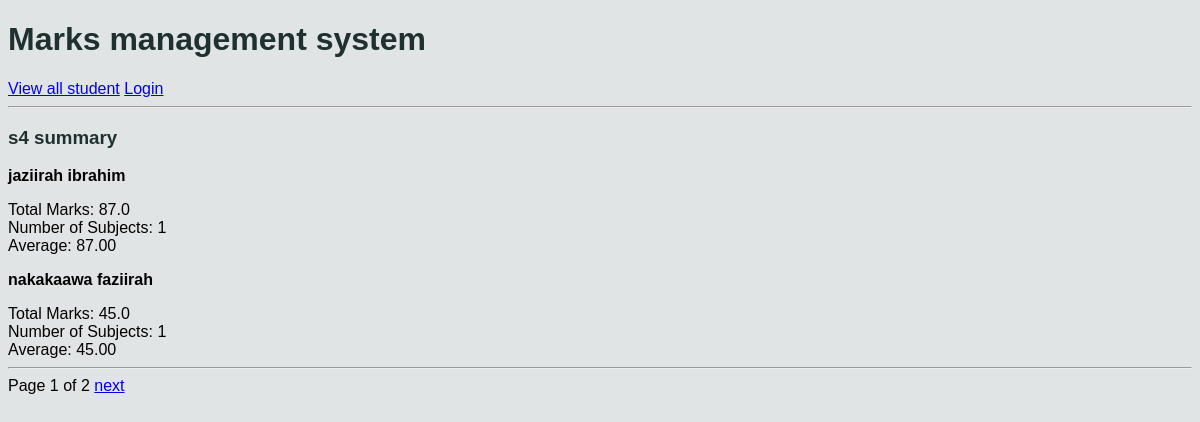
The app's page /students/class/details/s4/ with its own data.
### students/models.py (models this page shows, shortened)
class Student(db.Model):
    fname = db.CharField(max_length=100)
    lname = db.CharField(max_length=100)
    student_class = db.CharField(max_length=10)
    age = db.IntegerField(max_length=3)
    student_number = db.IntegerField(unique=True)

### students/views.py (the view)
# urls.py: path("class/details/<str:clas>/", views.class_info, name="class_info"),
def class_info(request, clas):
    students = Student.objects.filter(student_class=clas)
    students = students.annotate(
        total=Sum("marks__score"),
        average=Avg("marks__score"),
        subjects=Count("marks__id")
    ).order_by("-average")
    paginator = Paginator(students, 2)
    page_no = request.GET.get("page")
    page_obj = paginator.get_page(page_no)
    context = {
        "students": page_obj,
        "class": clas,
        "page_obj": page_obj
    }
    return render(request, "students/class_info.html", context)

### students/templates/students/class_info.html (shortened to what this page needs)
{% extends "students/base.html" %}
{% block content %}
<h3>{{ class }} summary</h3>
{% for student in students %}
    <p> <b>{{ student.fname }} {{ student.lname }}</b> </p>
    Total Marks: {{ student.total }} <br>
    Number of Subjects: {{ student.subjects }} <br>
     Average: {{ student.average|floatformat:2 }}
{% endfor %}  <br>
<hr>
<div>
                    Page {{ page_obj.number }} of {{ page_obj.paginator.num_pages }}
                    {% if page_obj.has_next %}
                    <a href="?page=
                    {{ page_obj.next_page_number }}">next</a>
                    {% endif %}
                </div>
{% endblock content %}

### students/static/students/css/style.css (style rules this page uses)
body { font-family: Arial, Helvetica, sans-serif; margin: 30; background-color: #e1e4e4; }
h1,h2,h3 { color: #1f3030; }

### records on screen
Student: fname "jaziirah", lname "ibrahim", total "87.0", subjects "1", average "87.00"
Student: fname "nakakaawa", lname "faziirah", total "45.0", subjects "1", average "45.00"

### other values on screen
{{ class }} "s4"
{{ page_obj.number }} "1"
{{ page_obj.paginator.num_pages }} "2"
